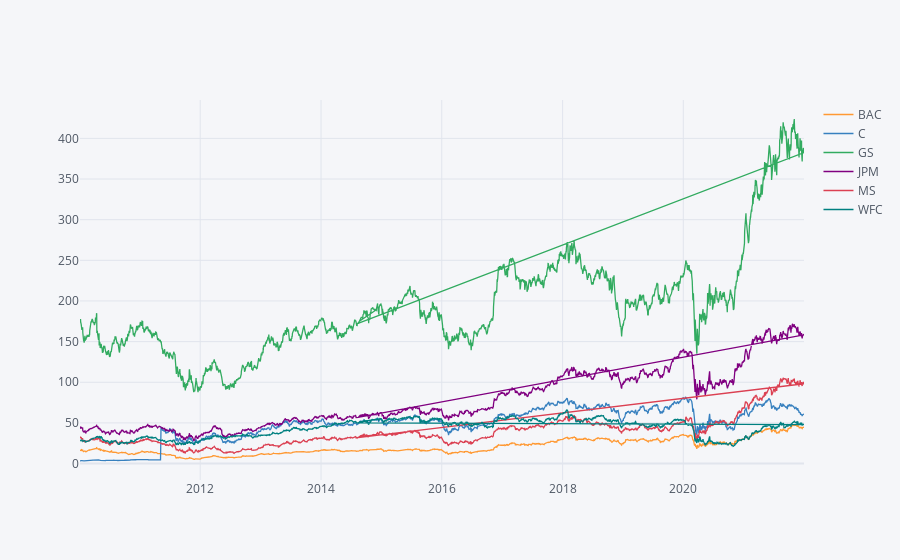

The code cell stored with this chart in its notebook:
### Code cell
bank_stocks.xs(key='close',axis=1,level='Stock Info').iplot()

### Figure 1 — Plotly figure (JSON) as saved in the notebook; plotly's stock layout.template omitted (floating-point values rounded to 4 significant figures; data arrays with more than 128 entries replaced by an {"elided": "..."} marker saying what was removed)
{"data": [{"line": {"color": "rgba(255, 153, 51, 1.0)", "dash": "solid", "shape": "linear", "width": 1.3}, "mode": "lines", "name": "BAC", "text": "", "type": "scatter", "x": {"elided": "3030 str values"}, "y": {"elided": "3030 mixed values"}}, {"line": {"color": "rgba(55, 128, 191, 1.0)", "dash": "solid", "shape": "linear", "width": 1.3}, "mode": "lines", "name": "C", "text": "", "type": "scatter", "x": {"elided": "3030 str values"}, "y": {"elided": "3030 mixed values"}}, {"line": {"color": "rgba(50, 171, 96, 1.0)", "dash": "solid", "shape": "linear", "width": 1.3}, "mode": "lines", "name": "GS", "text": "", "type": "scatter", "x": {"elided": "3030 str values"}, "y": {"elided": "3030 float values"}}, {"line": {"color": "rgba(128, 0, 128, 1.0)", "dash": "solid", "shape": "linear", "width": 1.3}, "mode": "lines", "name": "JPM", "text": "", "type": "scatter", "x": {"elided": "3030 str values"}, "y": {"elided": "3030 float values"}}, {"line": {"color": "rgba(219, 64, 82, 1.0)", "dash": "solid", "shape": "linear", "width": 1.3}, "mode": "lines", "name": "MS", "text": "", "type": "scatter", "x": {"elided": "3030 str values"}, "y": {"elided": "3030 float values"}}, {"line": {"color": "rgba(0, 128, 128, 1.0)", "dash": "solid", "shape": "linear", "width": 1.3}, "mode": "lines", "name": "WFC", "text": "", "type": "scatter", "x": {"elided": "3030 str values"}, "y": {"elided": "3030 float values"}}], "layout": {"legend": {"bgcolor": "#F5F6F9", "font": {"color": "#4D5663"}}, "paper_bgcolor": "#F5F6F9", "plot_bgcolor": "#F5F6F9", "title": {"font": {"color": "#4D5663"}}, "xaxis": {"gridcolor": "#E1E5ED", "showgrid": true, "tickfont": {"color": "#4D5663"}, "title": {"font": {"color": "#4D5663"}, "text": ""}, "zerolinecolor": "#E1E5ED"}, "yaxis": {"gridcolor": "#E1E5ED", "showgrid": true, "tickfont": {"color": "#4D5663"}, "title": {"font": {"color": "#4D5663"}, "text": ""}, "zerolinecolor": "#E1E5ED"}}}
